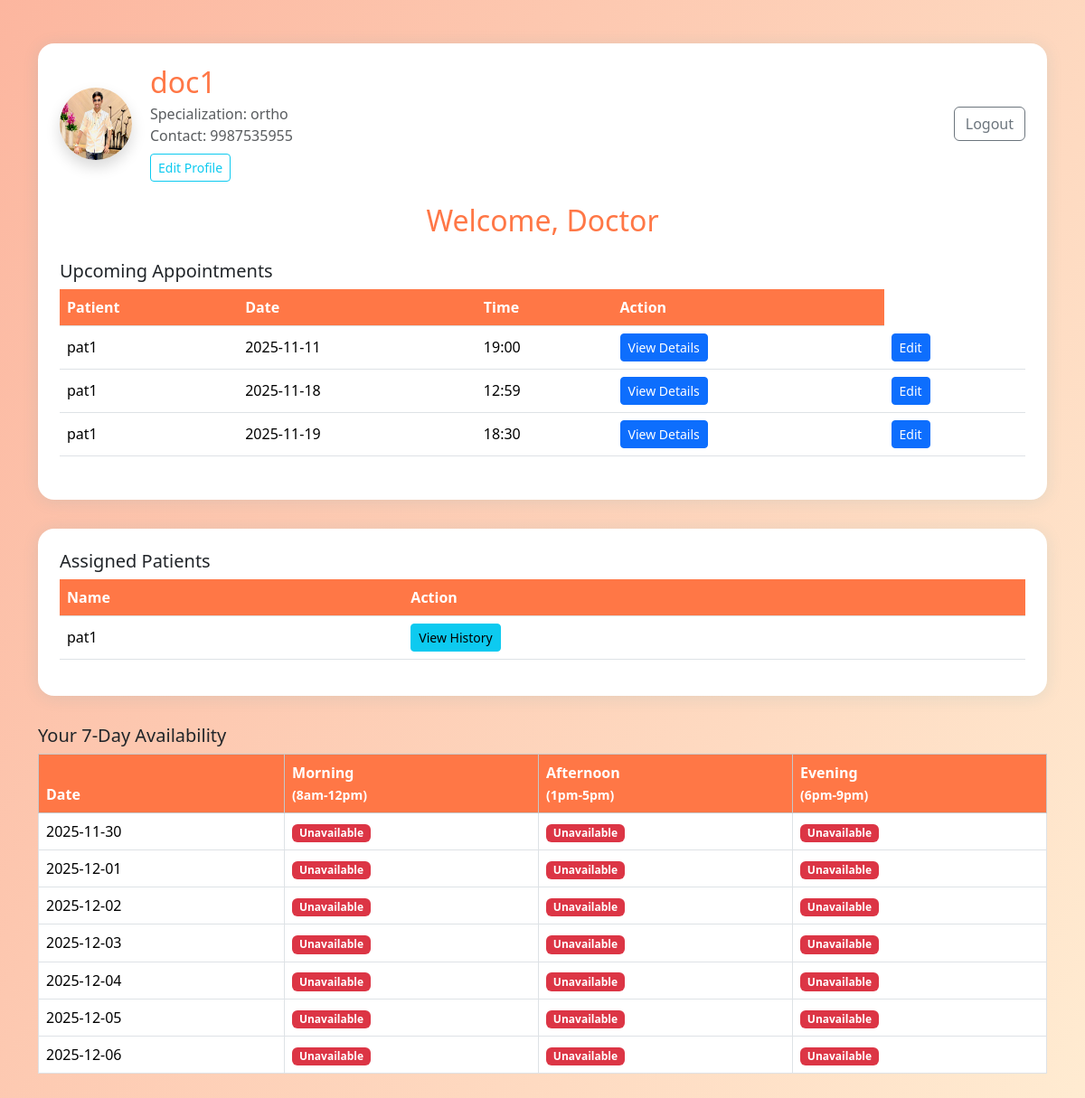
The page /doctor (signed in) on the database its author committed.
### tables this page shows
CREATE TABLE doctors (
    id INTEGER PRIMARY KEY,  -- links to users.id
    name TEXT NOT NULL,
    specialization TEXT NOT NULL, -- should match departments.name
    contact TEXT
, photo text);

CREATE TABLE appointments (
    id INTEGER PRIMARY KEY AUTOINCREMENT,
    doctor_id INTEGER NOT NULL,
    patient_id INTEGER NOT NULL,
    date TEXT NOT NULL,
    time TEXT NOT NULL,
    status TEXT NOT NULL CHECK(status IN ('Booked', 'Completed', 'Cancelled')),
    diagnosis TEXT,
    prescription TEXT,
    notes TEXT,
    FOREIGN KEY (doctor_id) REFERENCES users(id),
    FOREIGN KEY (patient_id) REFERENCES users(id)
);

CREATE TABLE users (
    id INTEGER PRIMARY KEY AUTOINCREMENT,
    username TEXT UNIQUE NOT NULL,
    password TEXT NOT NULL,
    role TEXT NOT NULL CHECK(role IN ('admin', 'doctor', 'patient'))
);

CREATE TABLE patients (
    id INTEGER PRIMARY KEY,  -- links to users.id
    name TEXT NOT NULL,
    contact TEXT
, age INTEGER, pfp TEXT);

### app.py (the view)
@app.route('/doctor')
def doctor_dashboard():
    if 'user_id' not in session or session.get('role') != 'doctor':
        return redirect(url_for('login'))
    user_id = session['user_id']
    db = get_db()
    doctor = db.execute('SELECT name, specialization, contact, photo FROM doctors WHERE id = ?', (user_id,)).fetchone()
    doctor_name = doctor[0] if doctor else ''
    doctor_spec = doctor[1] if doctor else ''
    doctor_contact = doctor[2] if doctor else ''
    doctor_pfp = doctor[3] if (doctor and len(doctor) > 3) else None  # Now gets your photo filename
    appointments = db.execute('''
        SELECT a.id, u.username as patient_name, a.date, a.time
        FROM appointments a
        JOIN users u ON a.patient_id = u.id
        WHERE a.doctor_id = ? AND a.status = 'Booked'
        ORDER BY a.date, a.time
    ''', (user_id,)).fetchall()
    appointments = [dict(id=r[0], patient_name=r[1], date=r[2], time=r[3]) for r in appointments]
    today_str = date.today().isoformat()
    next_week = [(date.today() + timedelta(days=offset)).isoformat() for offset in range(7)]
    availabilities = db.execute(
        '''
        SELECT date, slot_morning, slot_afternoon, slot_evening
        FROM availabilities
        WHERE doctor_id=? AND date IN ({})
        ORDER BY date ASC
        '''.format(",".join("?"*len(next_week))),
        (user_id, *next_week)
    ).fetchall()
    avail_dict = {r[0]: r[1:] for r in availabilities}
    slots_display = []
    for d in next_week:
        slots = avail_dict.get(d, ("Unavailable", "Unavailable", "Unavailable"))
        slots_display.append((d, *slots))
    patients = db.execute('''
        SELECT DISTINCT p.id, p.name
        FROM patients p
        JOIN appointments a ON a.patient_id = p.id
        WHERE a.doctor_id = ?
    ''', (user_id,)).fetchall()
    patients = [dict(id=r[0], name=r[1]) for r in patients]
    return render_template('doctor_dashboard.html',
        doctor_name=doctor_name, doctor_spec=doctor_spec, doctor_contact=doctor_contact,
        doctor_pfp=doctor_pfp,
        appointments=appointments, patients=patients,slots_display=slots_display
    )

### app.py (called while the page is built)
def get_db():
    db = getattr(g, '_database', None)
    if db is None:
        db = g._database = sqlite3.connect(DATABASE)
    return db

@app.teardown_appcontext
def close_connection(exception):
    db = getattr(g, '_database', None)
    if db is not None:
        db.close()

### templates/doctor_dashboard.html (shortened to what this page needs)
<!doctype html>
<html lang="en">
<head>
    <link href="https://cdn.jsdelivr.net/npm/bootstrap@5.3.2/dist/css/bootstrap.min.css" rel="stylesheet">
</head>
<body>
    <div class="container py-5">
        <div class="dashboard-card p-4 bg-white">
            <div class="d-flex align-items-center mb-4" style="gap:20px;">
                <img src="{% if doctor_pfp %}/static/doctor_pfps/{{ doctor_pfp }}{% else %}https://ui-avatars.com/api/?name={{ doctor_name | urlencode }}&background=7e57c2&color=fff&size=80{% endif %}"
                    class="rounded-circle shadow" width="80" height="80" alt="Profile">
                <div>
                    <h2 class="mb-1">{{ doctor_name }}</h2>
                    <div class="text-muted">Specialization: {{ doctor_spec }}</div>
                    <div class="text-muted">Contact: {{ doctor_contact }}</div>
                    <a href="{{ url_for('doctor_edit_profile') }}" class="btn btn-sm btn-outline-info mt-2">Edit Profile</a>
                </div>
                <a href="{{ url_for('logout') }}" class="btn btn-outline-secondary ms-auto">Logout</a>
            </div>
            <h2 class="text-center mb-4">Welcome, Doctor</h2>
            <h5>Upcoming Appointments</h5>
            <table class="table table-hover align-middle mb-4">
                <thead>
                    <tr>
                        <th>Patient</th>
                        <th>Date</th>
                        <th>Time</th>
                        <th>Action</th>
                    </tr>
                </thead>
                <tbody>
                    {% for appt in appointments %}
                    <tr>
                        <td>{{ appt['patient_name'] }}</td>
                        <td>{{ appt['date'] }}</td>
                        <td>{{ appt['time'] }}</td>
                        <td><a href="{{ url_for('doctor_appointment_detail', appt_id=appt['id']) }}" class="btn btn-primary btn-sm">View Details</a>
</td>
                    <td>
    <a href="{{ url_for('doctor_appointment_detail', appt_id=appt.id) }}" class="btn btn-sm btn-primary">Edit</a>
  </td>
                    </tr>
                    {% endfor %}
                </tbody>
            </table>
        </div>
        <div class="dashboard-card p-4 bg-white">
            <h5>Assigned Patients</h5>
            <table class="table table-hover align-middle">
                <thead>
                    <tr>
                        <th>Name</th>
                        <th>Action</th>
                    </tr>
                </thead>
                <tbody>
                    {% for patient in patients %}
                    <tr>
                        <td>{{ patient['name'] }}</td>
                        <td><a href="{{ url_for('doctor_patient_history', patient_id=patient['id']) }}" class="btn btn-info btn-sm">View History</a>
</td>
                    </tr>
                    {% endfor %}
                </tbody>
            </table>
        </div>
         <h5 class="mt-4">Your 7-Day Availability</h5>
<table class="table table-bordered">
  <thead class="table-light">
    <tr>
      <th>Date</th>
      <th>Morning<br><small>(8am-12pm)</small></th>
      <th>Afternoon<br><small>(1pm-5pm)</small></th>
      <th>Evening<br><small>(6pm-9pm)</small></th>
    </tr>
  </thead>
  <tbody>
    {% for row in slots_display %}
    <tr>
      <td>{{ row[0] }}</td>
      <td>
        {% if row[1]=="available" %}
          <span class="badge bg-success">Available</span>
        {% else %}
          <span class="badge bg-danger">Unavailable</span>
        {% endif %}
      </td>
      <td>
        {% if row[2]=="available" %}
          <span class="badge bg-success">Available</span>
        {% else %}
          <span class="badge bg-danger">Unavailable</span>
        {% endif %}
      </td>
      <td>
        {% if row[3]=="available" %}
          <span class="badge bg-success">Available</span>
        {% else %}
          <span class="badge bg-danger">Unavailable</span>
        {% endif %}
      </td>
    </tr>
    {% endfor %}
  </tbody>
</table>
    </div>
</body>
</html>

### templates/doctor_dashboard.html (style rules this page uses)
body { background: linear-gradient(120deg, #fcb69f 0%, #ffecd2 100%); }
.dashboard-card { border-radius: 18px; box-shadow: 0 2px 18px rgba(33,147,176,0.12); margin-bottom: 2rem; }
h2 { color: #ff7746; }
.table th { background-color: #ff7746; color: white; }

### rows shown on the page
doctors: photo (picture), name "doc1", specialization "ortho", contact "9987535955"
appointments: patient_name "pat1", date "2025-11-11", time "19:00"
appointments: patient_name "pat1", date "2025-11-18", time "12:59"
appointments: patient_name "pat1", date "2025-11-19", time "18:30"
patients: name "pat1"

### other values the page prints
{{ row[0] }} "2025-11-30" "2025-12-01" "2025-12-02" "2025-12-03" "2025-12-04" "2025-12-05" "2025-12-06"
